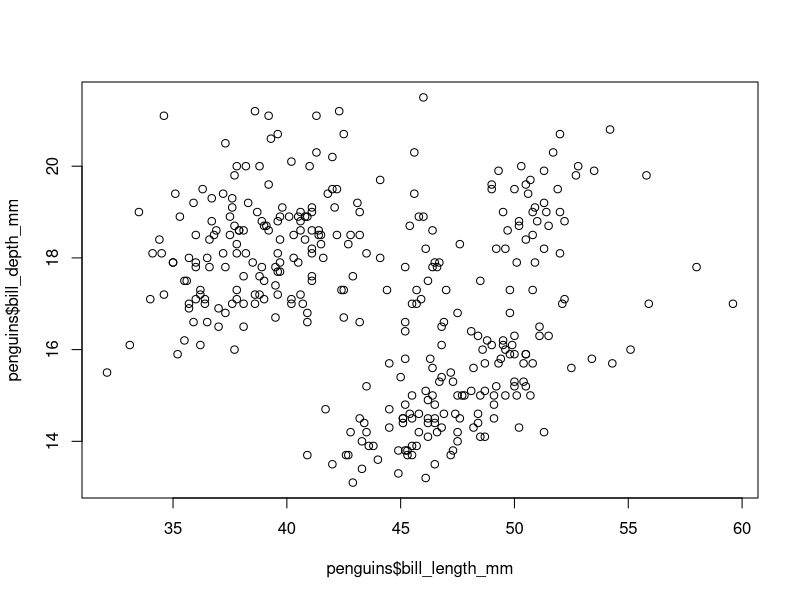
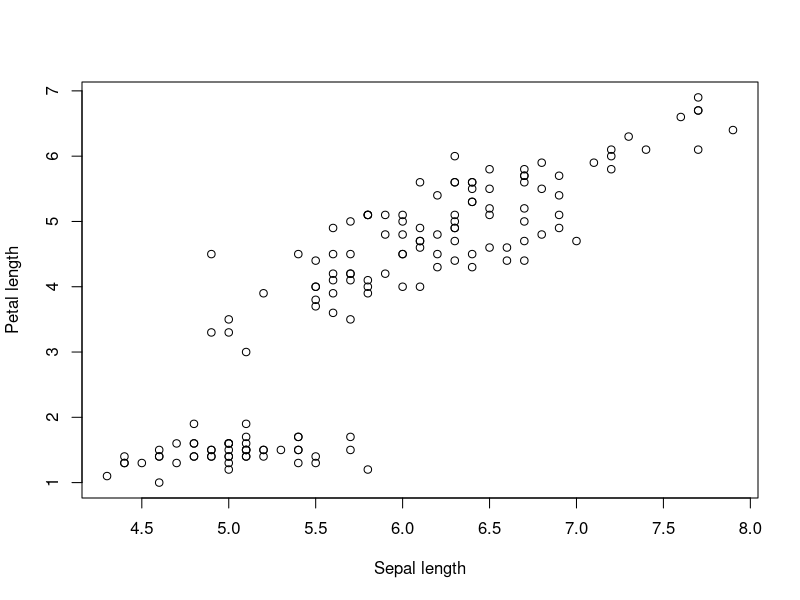
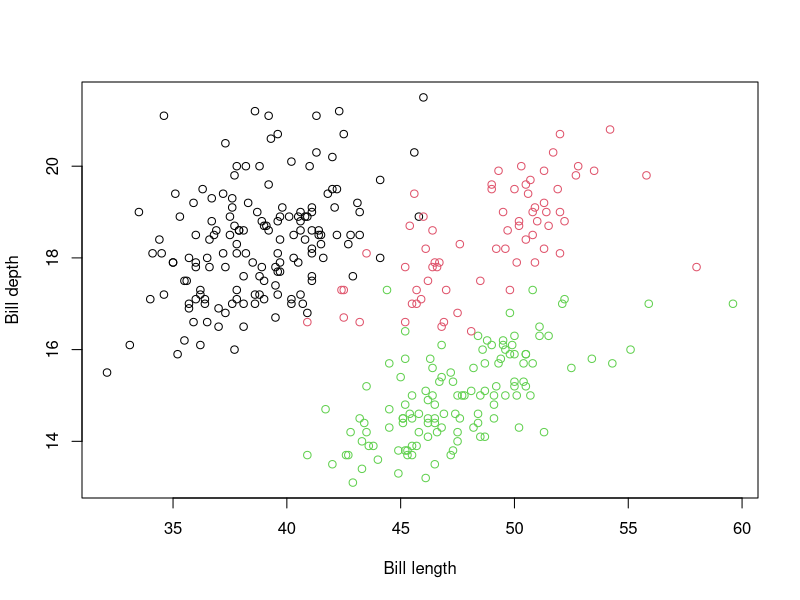
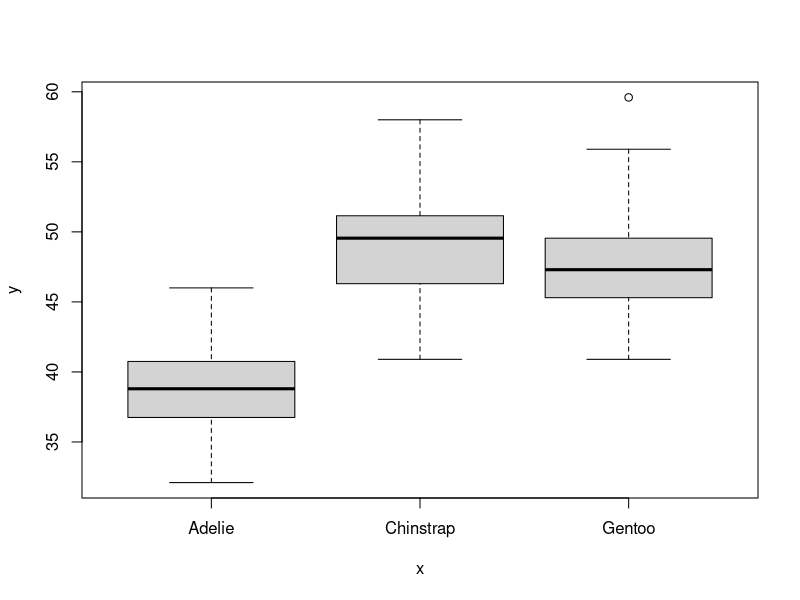
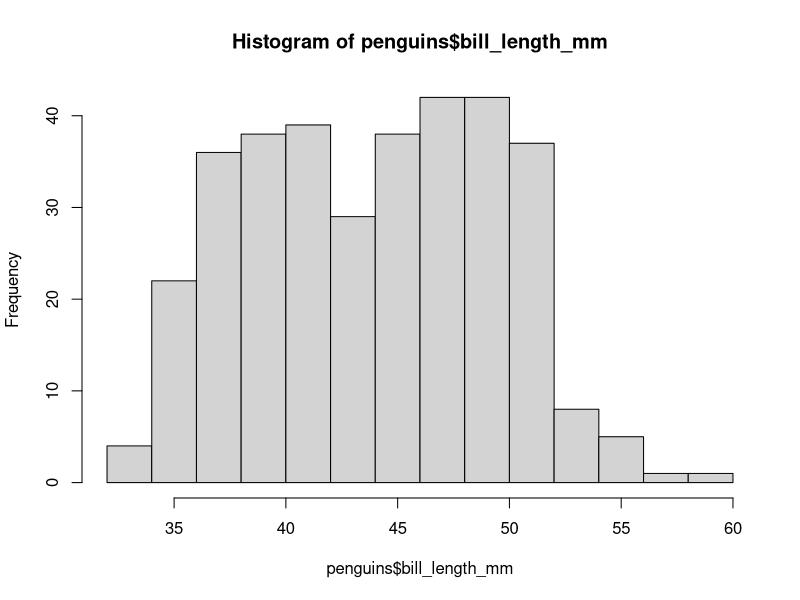
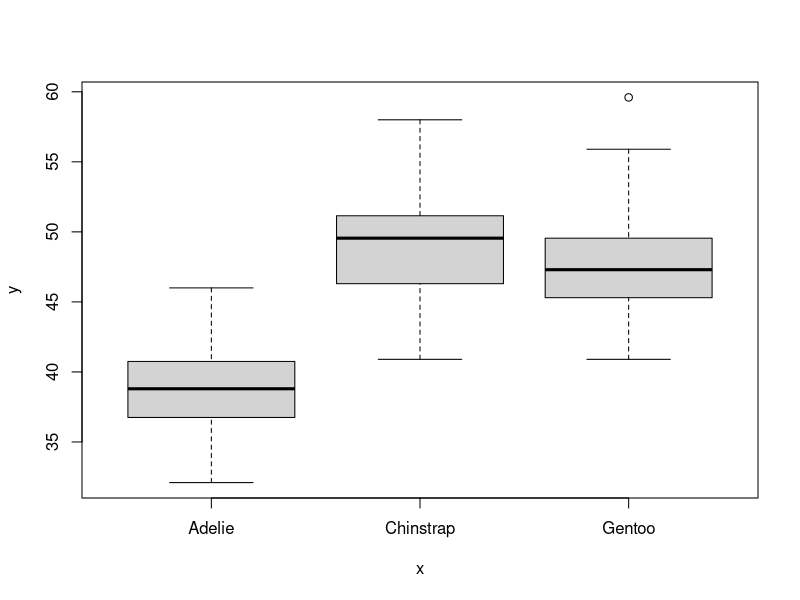
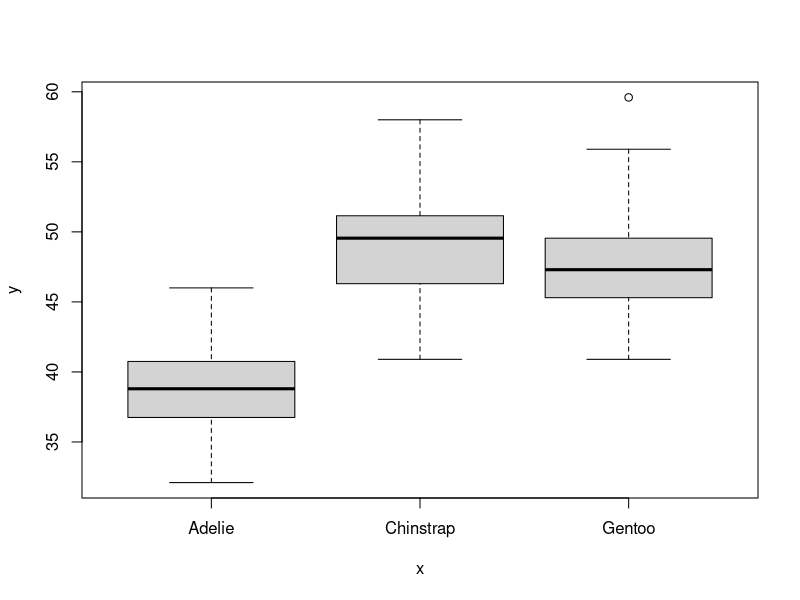

Here is the R script that generated these plots, in order:
## ---- chunk 1
knitr::opts_chunk$set(echo = TRUE)
library(knitr)
## ---- chunk 2
mut <- 3+ 4
## ---- chunk 3
a <- c(1,2,5.3,6,-2,4) 
a
str(a)
## ---- chunk 4
b <- c("one","two","three") 
b
str(b)
## ---- chunk 5
c <- c(TRUE,TRUE,TRUE,FALSE,TRUE,FALSE) 
c
str(c)
## ---- chunk 6
y<-matrix(1:20, nrow=5,ncol=4)   # generates 5 x 4 numeric matrix 
y
str(y)
## ---- chunk 7
s_means = matrix(c(-14, -15.1, -11.03, 3.06, 7.05, 13.72), ncol=2, nrow=3)
s_means
str(s_means)
## ---- chunk 8
dat <- data.frame(id = letters[1:3], x = 1:3, y = 4:6)
dat
str(dat)
## ---- chunk 9
w <- list(name="Fred", mynumbers=a, mymatrix=y, age=5.3)
str(w)
## ---- chunk 10
x <- factor(c("yes", "no", "no", "yes", "yes"))
x
str(x)
## ---- chunk 11
3 + 4
## ---- chunk 12
foo<- 3 + 4
## ---- chunk 13
foo
## ---- chunk 14
po<- 8+ 5
## ---- chunk 15
po
## ---- chunk 16
zu<- foo + po
## ---- chunk 17
zu
## ---- chunk 18
str(zu)
## ---- chunk 19
zu<- "hello"
## ---- chunk 20
str(zu)
## ---- chunk 21
p <- head(palmerpenguins::penguins, 10)
kable(p)
## ---- chunk 22
mean(c(5,7,9))
## ---- chunk 23
penguins<-palmerpenguins::penguins
summary(penguins)
## ---- chunk 24
summary(penguins$bill_depth_mm)

mean(penguins$bill_depth_mm)
## ---- chunk 25
head(penguins)

head(penguins, 10) 
# this will show the first 10 rows
## ---- chunk 26
tail(penguins)

tail(penguins, 10)
## ---- chunk 27
penguins$species<-as.character(penguins$species)

# we can check what type of variable we have in different ways:
str(penguins$species)
is.character(penguins$species)
## ---- chunk 28
penguins$species<-as.factor(penguins$species)
## ---- chunk 29
plot(x=penguins$bill_length_mm, y=penguins$bill_depth_mm)
## ---- chunk 30
plot(x=iris$Sepal.Length, y=iris$Petal.Length, xlab="Sepal length", ylab="Petal length")
## ---- chunk 31
plot(x=penguins$bill_length_mm, y=penguins$bill_depth_mm, xlab="Bill length", ylab="Bill depth", col=penguins$species)
## ---- chunk 32
plot(x=penguins$species, y=penguins$bill_length_mm)
## ---- chunk 33
hist(penguins$bill_length_mm)
## ---- chunk 34
jpeg('rplot.jpg')

plot(x=penguins$species, y=penguins$bill_length_mm)

dev.off()
## ---- chunk 35
pdf('rplot.pdf')

plot(x=penguins$species, y=penguins$bill_length_mm)

dev.off()
## ---- chunk 36
library(dplyr)
## ---- chunk 37
temphigh<-filter(airquality, Temp>79) 
# this creates a new dataset called temphigh, which are all values from dataset airquality where temperature is above 79

templow<-filter(airquality, Temp<=79) 
# this creates a new dataset called temphigh, which are all values from dataset airquality where temperature is below or at 79
## ---- chunk 38
summary(airquality) 
# Ozone contains 37 rows with NA values

airqualityNA<-filter(airquality, is.na(Ozone)) 
# In this case we keep those rows where Ozone is NA

summary(airqualityNA)

airqualitynoNA<-filter(airquality, !is.na(Ozone)) 
# Often we might want to remove NAs from our dataset, not keep them - we do this by adding ! in front of is.na. Here we keep rows if Ozone is not NA

summary(airqualitynoNA)
## ---- chunk 39
airquality2<-select(airquality, -Ozone) 
# this will make a new dataset called airquality2, based on airquality, without the variable Ozone

str(airquality2)

airquality3<-select(airquality, Ozone, Solar.R) 
# this will make a new dataset called airquality3, based on airquality, with only the variables Ozone and Solar.R

str(airquality3)
## ---- chunk 40
# if you add a hash, R won't read what you write after it until the next line. This way you can annotate your code
